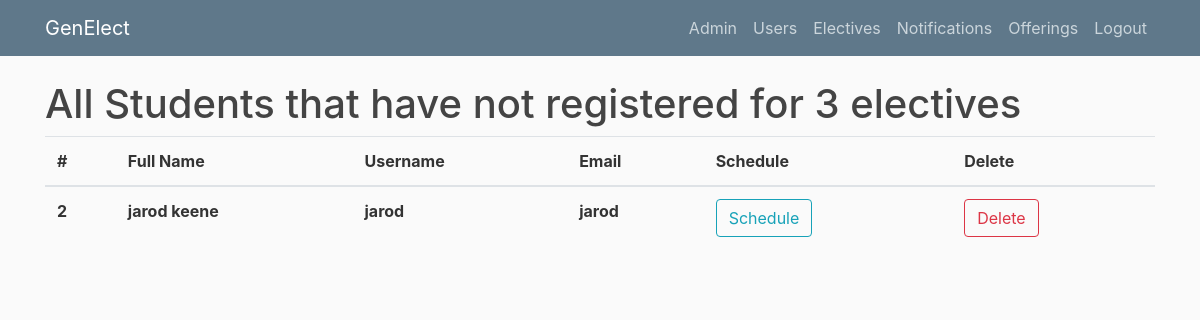
/notregistered (signed in), run on an earlier commit of the app's database.
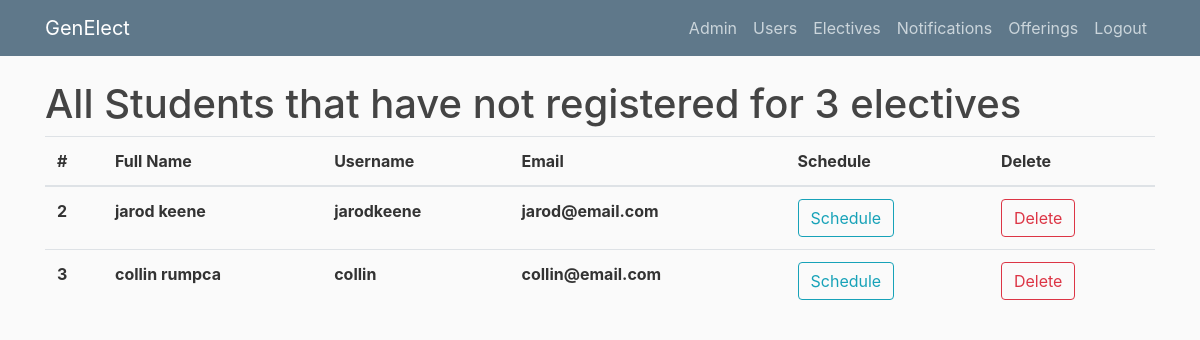
And on a later commit of the database.
### genElect/models.py (models this page shows)
class Base(db.Model):
    __abstract__ = True
    id = db.Column(db.Integer, primary_key=True, autoincrement=True)
    date_created = db.Column(db.DateTime, default=db.func.current_timestamp())
    date_modified = db.Column(db.DateTime, default=db.func.current_timestamp(),
            onupdate=db.func.current_timestamp())

class Users(Base, UserMixin):
    __tablename__ = 'users'
    username = db.Column(db.String(100), unique=True)
    full_name = db.Column(db.String(100))
    email = db.Column(db.String(100))
    role = db.Column(db.String(32), nullable=False)
    password = db.Column(db.String(128))
    registrations = db.relationship('Registrations', backref='user', lazy=True)
    completed_electives = db.relationship('Completions', backref='user', lazy=True)

### genElect/__init__.py (the view)
@app.route("/notregistered")
def notregistered():
    if current_user.is_authenticated and current_user.role == "admin":
        students_not_registered = []
        for user in Users.query.filter_by(role='student'):
            if len(user.registrations) < 3:
                students_not_registered.append(user)
        return render_template('notregistered.html', users=students_not_registered)
    else:
        return render_template('denied.html')

### genElect/__init__.py (called while the page is built)
@login_manager.user_loader
def load_user(user_id):
    return Users.query.get(int(user_id))

### genElect/templates/notregistered.html
{% extends "layout.html" %}
{% block content %}
    <h1>All Students that have not registered for 3 electives</h1>
	<table class="table">
	  <thead>
	    <tr>
	      <th scope="col">#</th>
	      <th scope="col">Full Name</th>
	      <th scope="col">Username</th>
	      <th scope="col">Email</th>
	      <th scope="col">Schedule</th>
	      <th scope="col">Delete</th>
	    </tr>
	  </thead>
	  <tbody>
	  	{% for user in users %}
	    <tr>
	      <th scope="row">{{user.id}}</th>
	      <th scope="row">{{user.full_name}}</th>
	      <th scope="row">{{user.username}}</th>
	      <th scope="row">{{user.email}}</th>
	      <th scope="row"><button type="button" onclick="window.location.href = '/schedule?user_id={{user.id}}'" class="btn btn-outline-info">Schedule</button></th>
	      <th scope="row"><button type="button" onclick="window.location.href = '/deleteuser/{{user.id}}'" class="btn btn-outline-danger">Delete</button></th>
	    </tr>
	    {% endfor %}
	  </tbody>
	</table>
{% endblock content %}

What changed in the data, as far as the page shows it:
changed Users "jarod keene": username "jarod" → "jarodkeene"; email "jarod" → "jarod@email.com"
added Users: id "3", full_name "collin rumpca", username "collin", email "collin@email.com"
